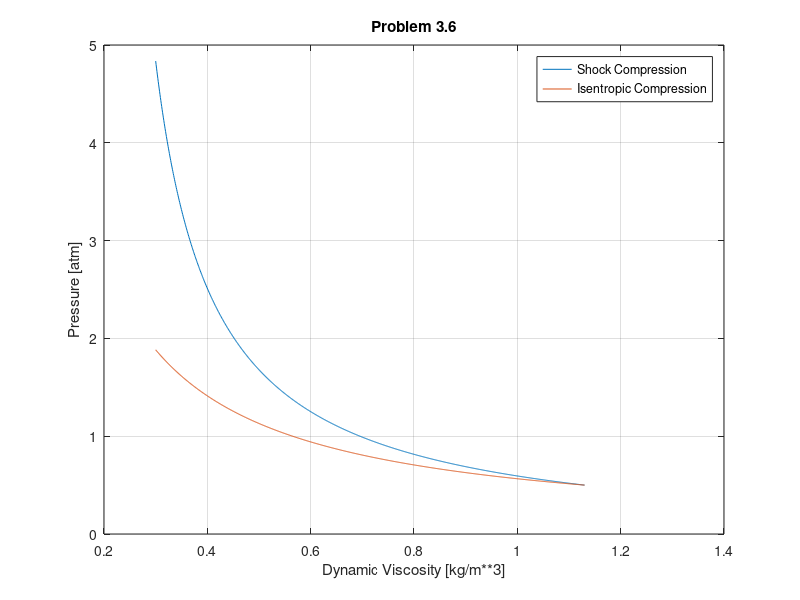

The MATLAB script that drew this image:
%% 620 HW 3
% Problem 3.6
% Consider the compression of air by means of 
% a) shock compression
% b) isentropic compression
% Start from same (pressure)_1 and (dynamic viscosity)_1

gamma = 1.4;

% choosing my own P1
P1 = 0.5; % atm
% have nu be a vector 
nu = linspace(1.13, 0.3, 1000);

P2_sh(1) = P1;
P2_isen(1) = P1;

for i=2:length(nu)
    % For shock compression
    P2_sh(i) = P1*((2.4/0.4)*nu(1)/nu(i) - 1) / ((2.4/0.4) - nu(1)/nu(i));
    
    % For an isentropic compression, P*nu is constant
    P2_isen(i) = P1*nu(1)/nu(i);
end

plot(nu, P2_sh)
hold on
plot(nu, P2_isen)
legend('Shock Compression','Isentropic Compression')
grid on
ylabel('Pressure [atm]')
xlabel('Dynamic Viscosity [kg/m**3]')
title('Problem 3.6')